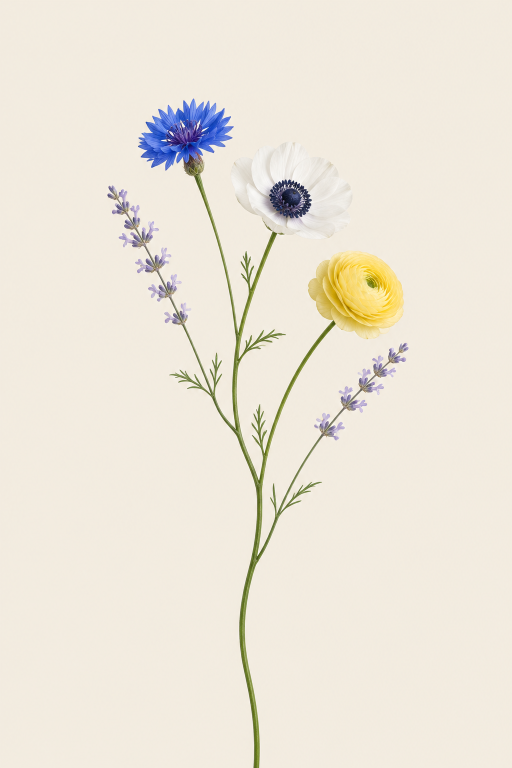
#> input picture tools/src/stem-b-original.png, 1024 x 1536 px (shown at 1/2 size)
$ python cutout.py src/stem-b-original.png src/stem-b-original.png
#> lines starting #> are read from the running program, lines starting #| are printed output that depends on the picture; after the words box and inside, x2 and y2 are one past the last pixel; in counts of white or black regions, pixels touching at a corner belong together
"""Clean cutout of an AI flower stem on a flat backdrop, for dark backgrounds.
Background = pixels near the backdrop color; warmth is weighted so neutral white petals
stay solid against the warm cream. Edges get a soft alpha and the backdrop color
is unmixed from them so no cream halo shows on dark cards.
Usage: python3 tools/cutout.py tools/src/stem-b-original.png static/support-bloom.png"""
import sys
import numpy as np
from PIL import Image
from scipy import ndimage

src, out = sys.argv[1], sys.argv[2]
im = np.asarray(Image.open(src).convert("RGB")).astype(np.float32)
H, W, _ = im.shape
#> H = 1536; W = 1024
border = np.concatenate([im[:4].reshape(-1, 3), im[-4:].reshape(-1, 3), im[:, :4].reshape(-1, 3), im[:, -4:].reshape(-1, 3)])
bg = np.median(border, axis=0)
#> bg = [242, 235, 224]
# distance from the backdrop; warmth (R-B) counts triple, since the cream backdrop is warm
# and white petals, even in shadow, are neutral
sm = ndimage.median_filter(im, size=(3, 3, 1))
warm = (sm[..., 0] - sm[..., 2]) - (bg[0] - bg[2])
d = np.sqrt(((sm - bg) ** 2).sum(-1) + (3 * warm) ** 2)

# background = anything close to the backdrop, including the small gaps between buds and leaves
fg = d >= 12
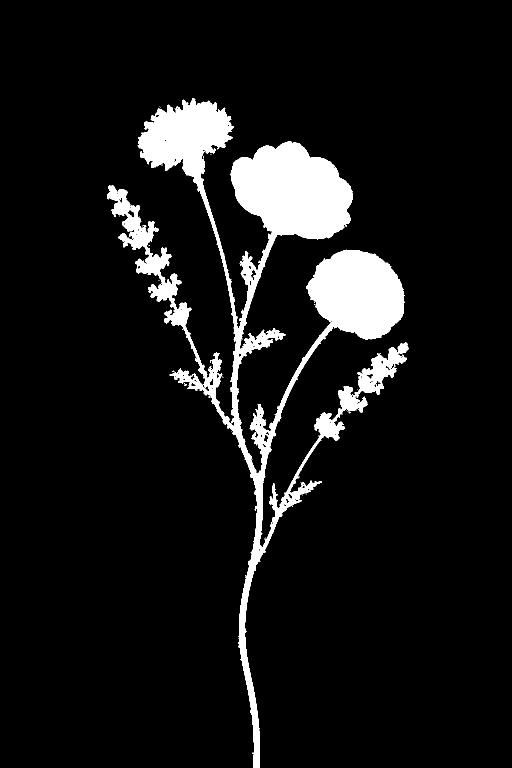
#> fg: shape (1536, 1024) bool (shown at 1/2 size); 8.1% white; 53 white regions (52 under 20 px), largest, box (x1, y1, x2, y2) and area: (214, 196, 817, 1536) 128004
# the AI render has light neutral halos hugging thin edges; they look like white petal.
# Light pixels only count as flower when they form a big patch (the anemone).
lum = sm.mean(-1)
light = fg & (lum > bg.mean() - 14) & (sm[..., 0] - sm[..., 2] < 30)   # neutral, not pale yellow
#> light: shape (1536, 1024) bool; 2.2% white; 1330 white regions (1141 under 20 px), largest, box (x1, y1, x2, y2) and area: (461, 283, 705, 479) 23661, (743, 752, 768, 773) 210, (478, 687, 492, 709) 139
lab, n = ndimage.label(light)
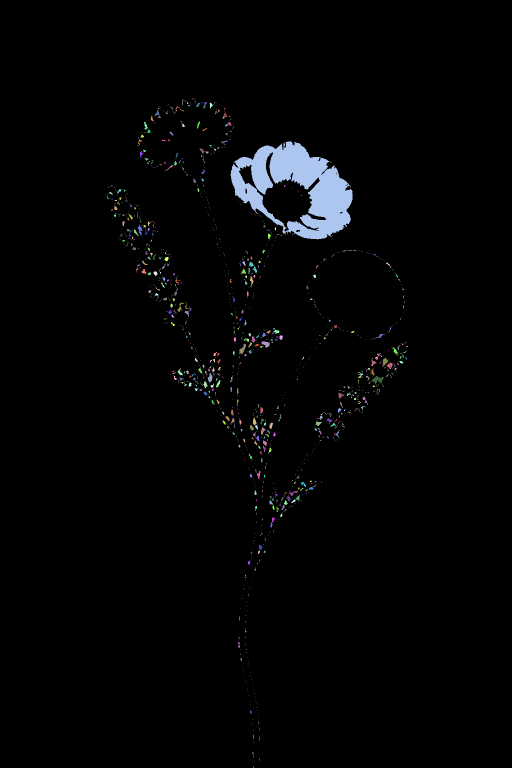
#> lab: shape (1536, 1024) int32 (shown at 1/2 size); 1756 distinct labels, from 0 to 1755; one colour per label, 0 black
#> n = 1755
if n:
    sizes = ndimage.sum(light, lab, range(1, n + 1))
#> sizes = 1755 values, max 23645 at index 112, min 1 at index 1, mean 20.1
    fg &= ~(light & ~np.isin(lab, 1 + np.flatnonzero(sizes >= 3000)))
#> fg: shape (1536, 1024) bool; 7.4% white; 2 white regions (1 under 20 px), largest, box (x1, y1, x2, y2) and area: (215, 197, 817, 1536) 116503
fg = ndimage.binary_opening(fg, iterations=1)   # drop specks
#> fg: shape (1536, 1024) bool; 7.4% white; 5 white regions (3 under 20 px), largest, box (x1, y1, x2, y2) and area: (215, 197, 817, 1536) 116359, (356, 562, 363, 568) 29
lab, n = ndimage.label(fg)
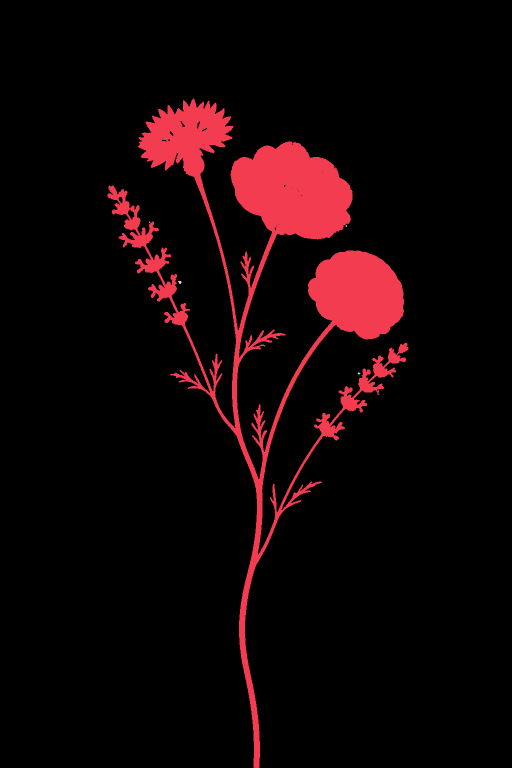
#> lab: shape (1536, 1024) int32 (shown at 1/2 size); 6 distinct labels, from 0 to 5; one colour per label, 0 black
#> n = 5
sizes = ndimage.sum(fg, lab, range(1, n + 1))
#> sizes = [116359, 5, 8, 29, 16]
fg = np.isin(lab, 1 + np.flatnonzero(sizes >= 40))   # drop stray islands
#> fg: shape (1536, 1024) bool; 7.4% white; 1 white region, box (x1, y1, x2, y2) and area: (215, 197, 817, 1536) 116359

# soft edge (matting): in a thin ring around the shape, alpha is how far each pixel sits
# from the backdrop toward the nearest solid flower color. Light AI halos project
# backwards (away from the flower color) and drop out.
core = ndimage.binary_erosion(fg, iterations=2)
#> core: shape (1536, 1024) bool; 6% white; 47 white regions (36 under 20 px), largest, box (x1, y1, x2, y2) and area: (272, 200, 810, 1534) 90406, (239, 445, 316, 508) 1013, (217, 373, 259, 429) 897
_, (iy, ix) = ndimage.distance_transform_edt(~core, return_indices=True)
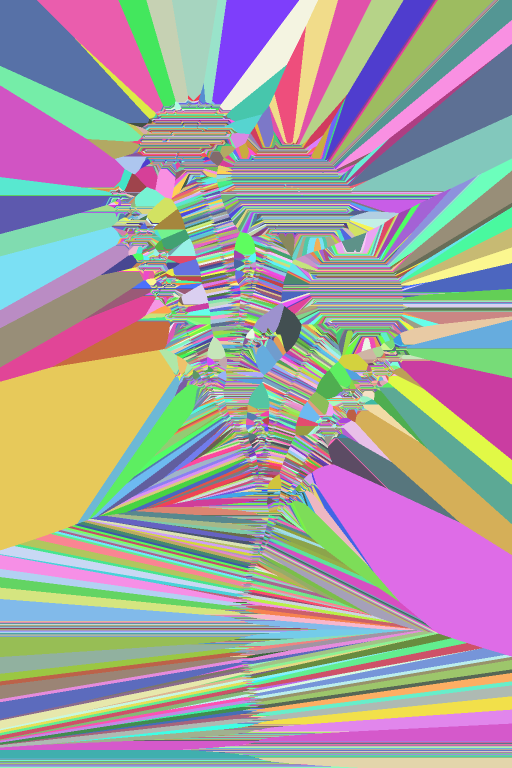
#> iy: shape (1536, 1024) int32 (shown at 1/2 size); 1334 distinct labels, from 200 to 1533; one colour per label, 0 black
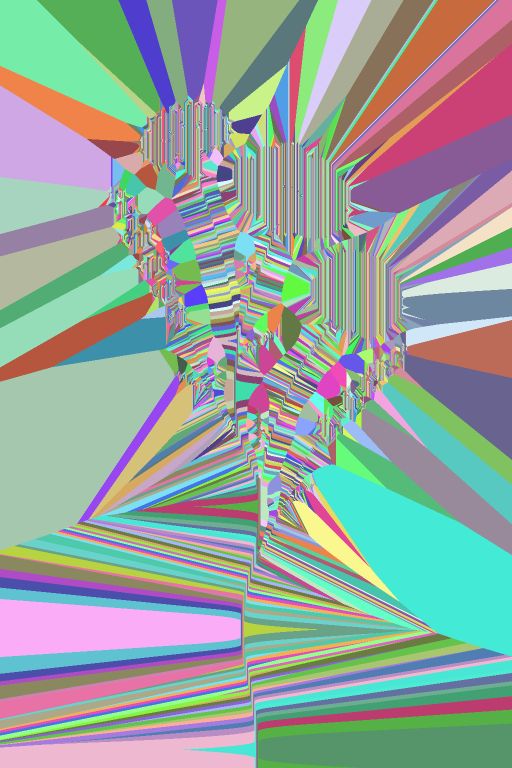
#> ix: shape (1536, 1024) int32 (shown at 1/2 size); 598 distinct labels, from 217 to 814; one colour per label, 0 black
feat = lambda x: np.dstack([x, 3 * ((x[..., 0] - x[..., 2]) - (bg[0] - bg[2]))[..., None]])
I, F = feat(im - bg), feat(sm[iy, ix] - bg)
proj = (I * F).sum(-1) / np.maximum((F * F).sum(-1), 1)
ring = ndimage.binary_dilation(fg, iterations=1) & ~core
#> ring: shape (1536, 1024) bool; 2.1% white in thin lines or dots, all inside (x1, y1, x2, y2) = (214, 196, 818, 1536)
alpha = core.astype(np.float32)
alpha[ring] = np.clip(proj[ring], 0, 1) ** 1.3
#> alpha: shape (1536, 1024) float32; min 0, max 1, mean 0.0707
alpha = ndimage.gaussian_filter(alpha, 0.5)

# unmix the backdrop from semi-transparent edge pixels
a = np.clip(alpha, 1e-3, 1)[..., None]
rgb = np.clip((im - (1 - a) * bg) / a, 0, 255)
rgba = np.dstack([rgb, np.clip(alpha, 0, 1) * 255]).astype(np.uint8)
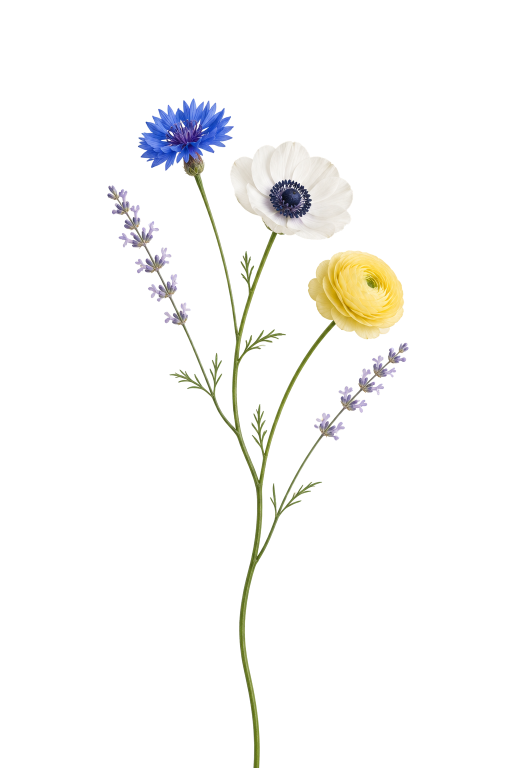
#> rgba: shape (1536, 1024, 4) (shown at 1/2 size); mean R, G, B, A 213.4, 228.5, 136.4, 18; transparent parts drawn white
img = Image.fromarray(rgba)
img = img.crop(img.getbbox())
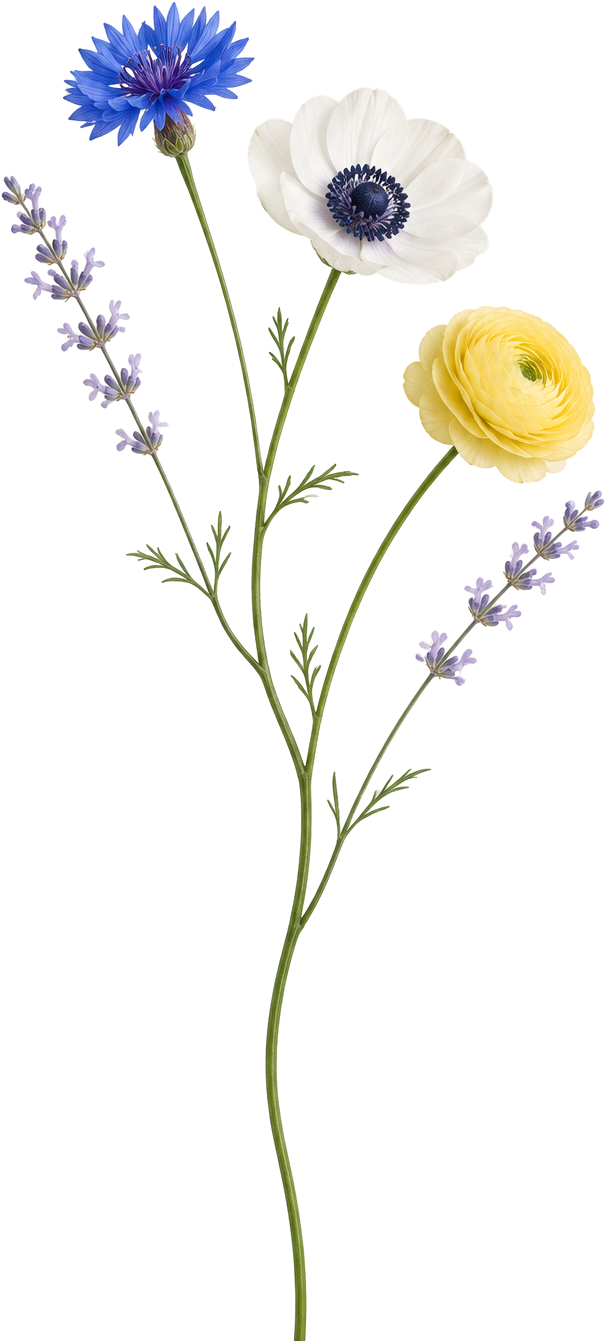
#> img: PIL image 606x1341 RGBA; mean R, G, B, A 206.5, 220, 134.4, 34.9; transparent parts drawn white
img.save(out, optimize=True)
print(out, img.size)
#| src/stem-b-original.png (606, 1341)

$ run again, with tools/src/stem-c-original.png copied over tools/src/stem-b-original.png
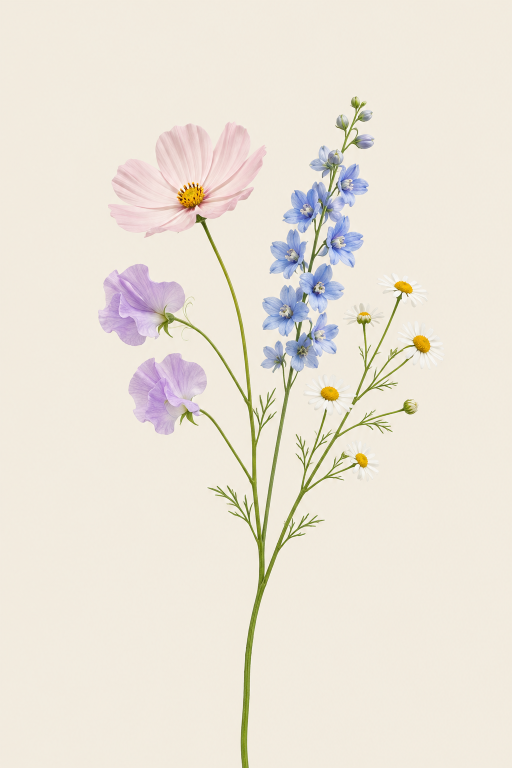
#> input picture tools/src/stem-c-original.png, 1024 x 1536 px (shown at 1/2 size)
#> bg = [242, 235, 223]
#> light: shape (1536, 1024) bool; 3.4% white; 2005 white regions (1708 under 20 px), largest, box (x1, y1, x2, y2) and area: (216, 317, 355, 465) 8125, (315, 253, 427, 383) 4720, (793, 642, 890, 740) 3943
#> `lab, n = ndimage.label(light)`: n = 2855
#> `sizes = ndimage.sum(light, lab, range(1, n + 1))`: sizes = 2855 values, max 7803 at index 202, min 1 at index 0, mean 18.57
#> `lab, n = ndimage.label(fg)`:
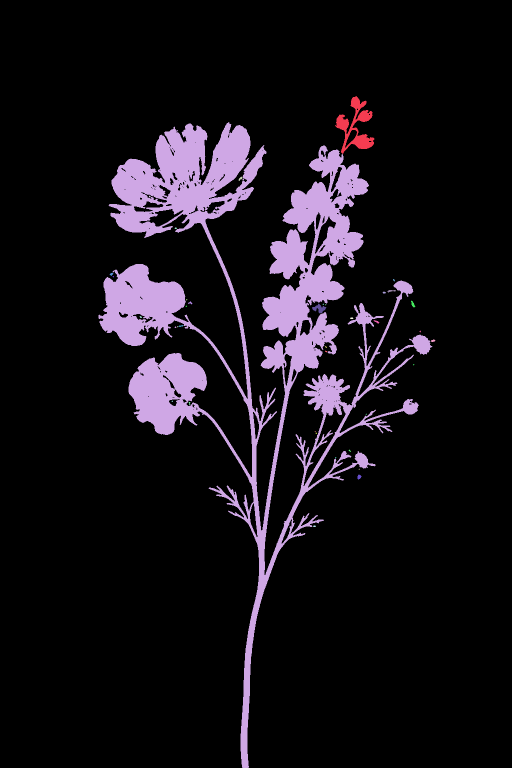
#> lab: shape (1536, 1024) int32 (shown at 1/2 size); 39 distinct labels, from 0 to 38; one colour per label, 0 black
#> `lab, n = ndimage.label(fg)`: n = 38
#> `sizes = ndimage.sum(fg, lab, range(1, n + 1))`: sizes = 38 values, max 154585 at index 1, min 5 at index 6, mean 4175.3
#> core: shape (1536, 1024) bool; 7.5% white; 161 white regions (127 under 20 px), largest, box (x1, y1, x2, y2) and area: (199, 247, 772, 1534) 109635, (523, 683, 571, 744) 1505, (825, 671, 861, 708) 841
#> iy: shape (1536, 1024) int32; 1337 distinct labels, from 194 to 1533
#> ix: shape (1536, 1024) int32; 662 distinct labels, from 199 to 860
#> ring: shape (1536, 1024) bool; 3.8% white; 63 white regions (11 under 20 px), largest, box (x1, y1, x2, y2) and area: (196, 191, 866, 1536) 53792, (628, 431, 674, 509) 702, (376, 400, 451, 430) 657
#> `img = img.crop(img.getbbox())`:
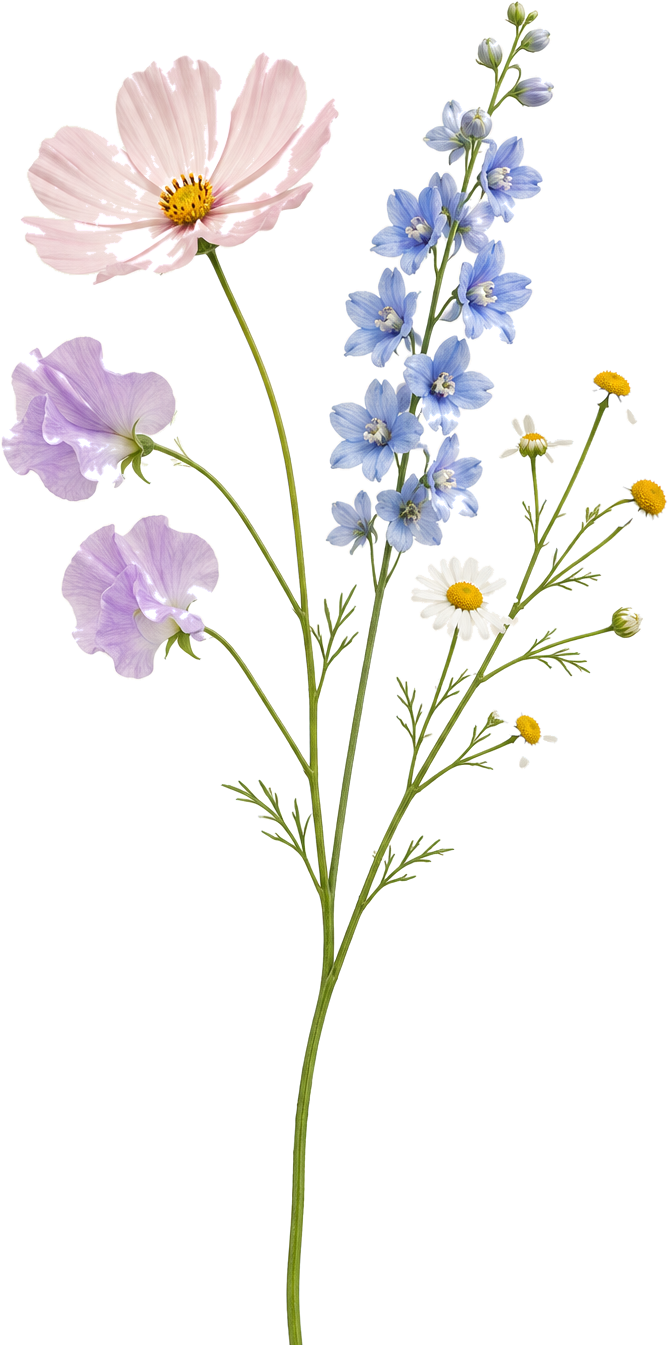
#> img: PIL image 668x1345 RGBA; mean R, G, B, A 156.5, 193.7, 165.3, 43.6; transparent parts drawn white
#| src/stem-b-original.png (668, 1345)

$ run again, with tools/src/stem-original.png copied over tools/src/stem-b-original.png
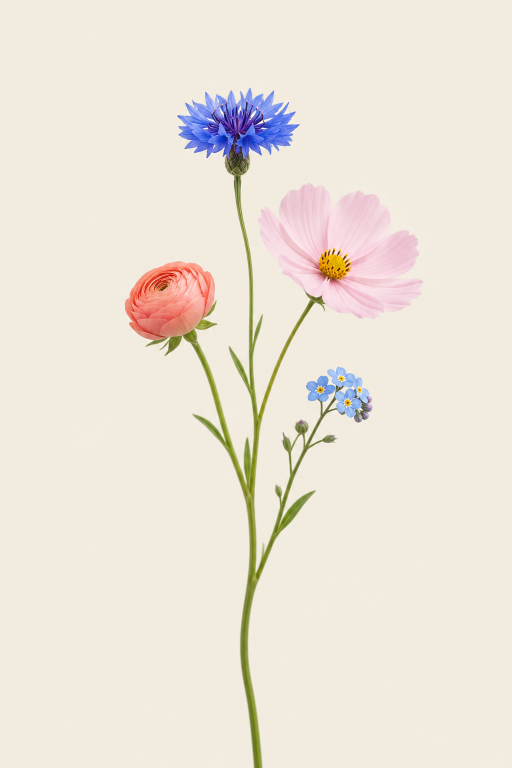
#> input picture tools/src/stem-original.png, 1024 x 1536 px (shown at 1/2 size)
#> bg = [241, 235, 223]
#> light: shape (1536, 1024) bool; 2.9% white; 1215 white regions (1109 under 20 px), largest, box (x1, y1, x2, y2) and area: (515, 365, 847, 638) 37757, (802, 460, 833, 476) 117, (506, 640, 516, 668) 117
#> `lab, n = ndimage.label(light)`: n = 1758
#> `sizes = ndimage.sum(light, lab, range(1, n + 1))`: sizes = 1758 values, max 37684 at index 297, min 1 at index 0, mean 25.9
#> `fg &= ~(light & ~np.isin(lab, 1 + np.flatnonzero(sizes >= 3000)))`:
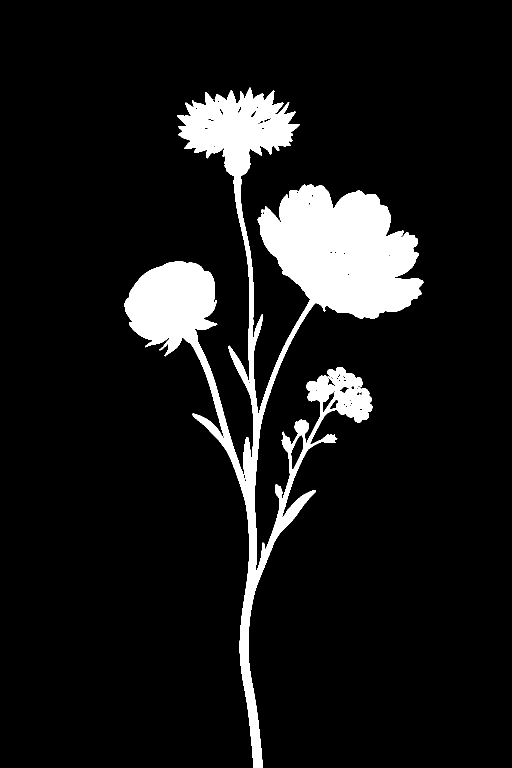
#> fg: shape (1536, 1024) bool (shown at 1/2 size); 9.5% white; 2 white regions (1 under 20 px), largest, box (x1, y1, x2, y2) and area: (249, 175, 847, 1536) 149716
#> `lab, n = ndimage.label(fg)`: n = 2
#> `sizes = ndimage.sum(fg, lab, range(1, n + 1))`: sizes = [149645, 21]
#> core: shape (1536, 1024) bool; 8.3% white; 6 white regions (5 under 20 px), largest, box (x1, y1, x2, y2) and area: (251, 179, 845, 1534) 130739
#> iy: shape (1536, 1024) int32; 1355 distinct labels, from 179 to 1533
#> ix: shape (1536, 1024) int32; 594 distinct labels, from 251 to 844
#> ring: shape (1536, 1024) bool; 1.8% white in thin lines or dots, all inside (x1, y1, x2, y2) = (248, 174, 848, 1536)
#> `img = img.crop(img.getbbox())`:
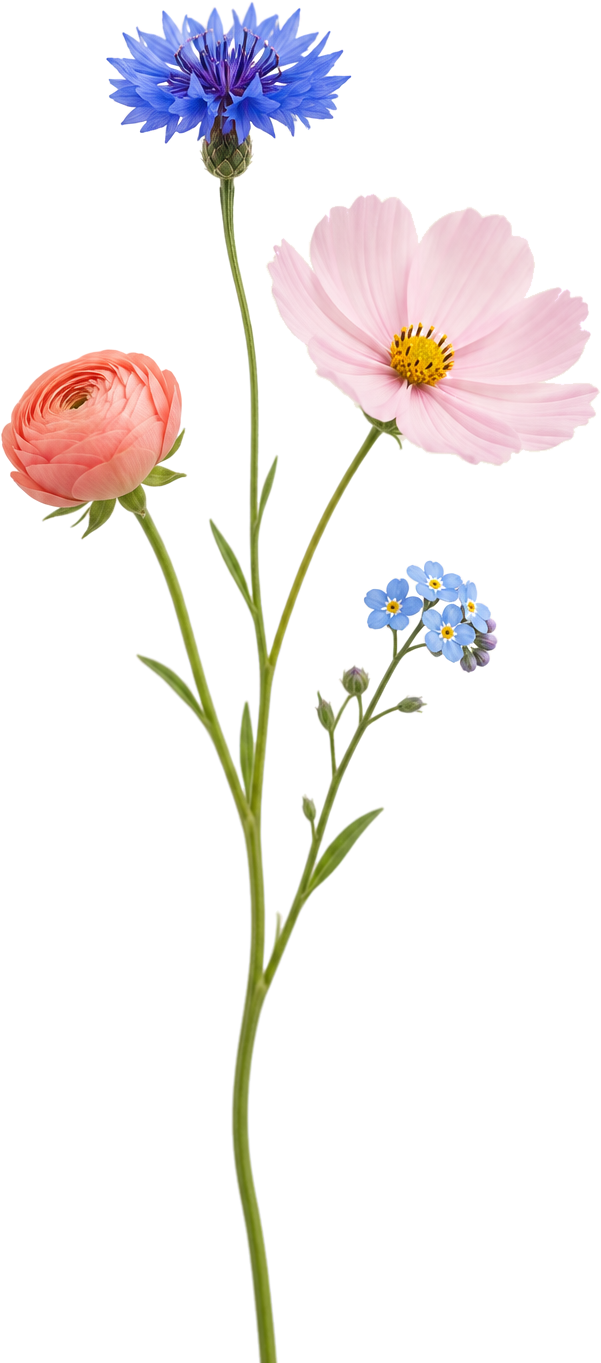
#> img: PIL image 601x1363 RGBA; mean R, G, B, A 232.8, 197.7, 172.9, 44.5; transparent parts drawn white
#| src/stem-b-original.png (601, 1363)
